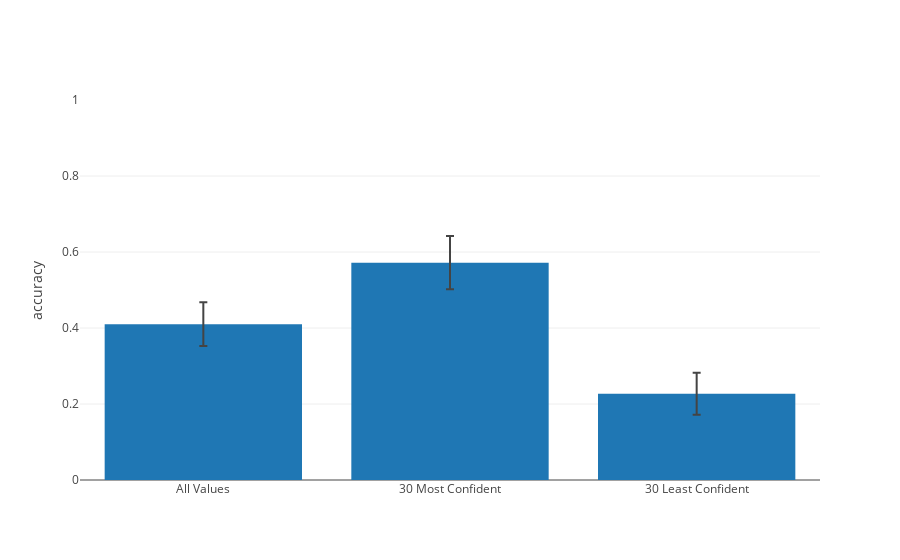

Source (notebook cell):
### Code cell
trace = go.Bar(y=[np.mean(calibrated_scores), np.mean(calibrated_top_30_acc_vals), np.mean(calibrated_bottom_30_acc_vals)],
               x=["All Values", "30 Most Confident", "30 Least Confident"],
               error_y=dict(type="data", 
                            array=[stats.sem(calibrated_scores), stats.sem(calibrated_top_30_acc_vals), stats.sem(calibrated_bottom_30_acc_vals)],
                            visible=True)
              )
data=[trace]

layout=go.Layout(yaxis=dict(range=[0, 1.0], title="accuracy"))
fig = go.Figure(data=data, layout=layout)
iplot(fig)

### Figure 1 — Plotly figure (JSON) as saved in the notebook; plotly's stock layout.template omitted (floating-point values rounded to 4 significant figures)
{"data": [{"error_y": {"array": [0.05762, 0.07013, 0.05553], "type": "data", "visible": true}, "type": "bar", "x": ["All Values", "30 Most Confident", "30 Least Confident"], "y": [0.4101, 0.5718, 0.2269]}], "layout": {"yaxis": {"range": [0, 1], "title": "accuracy"}}}
